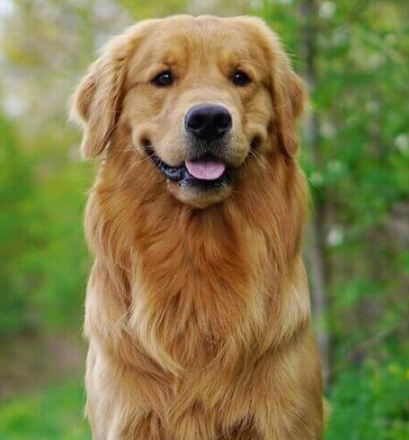
#> input picture lab1/dog.png, 409 x 440 px
$ python lab1.py
#> lines starting #> are read from the running program, lines starting #| are printed output that depends on the picture
import cv2
import matplotlib.pyplot as plt
import numpy as np

# Color Processing
image = cv2.imread('dog.png')
#> image is the input picture: shape (440, 409, 3); mean B, G, R 71.3, 122.1, 128.8

# 1. Single Channel Extraction
B, G, R = cv2.split(image)
plt.figure(figsize=(10, 3))
plt.subplot(1, 3, 1)
plt.title('Red Channel')
plt.imshow(R, cmap='gray')
plt.subplot(1, 3, 2)
plt.title('Green Channel')
plt.imshow(G, cmap='gray')
plt.subplot(1, 3, 3)
plt.title('Blue Channel')
plt.imshow(B, cmap='gray')
plt.savefig('singleChannelExtraction.png')
plt.show()

# 2. Color Representation
zeroes = np.zeros_like(R)
red_image = cv2.merge([zeroes, zeroes, R])
green_image = cv2.merge([zeroes, G, zeroes])
blue_image = cv2.merge([B, zeroes, zeroes])
plt.figure(figsize=(10, 3))
plt.subplot(1, 3, 1)
plt.title('Red')
plt.imshow(cv2.cvtColor(red_image, cv2.COLOR_BGR2RGB))
plt.subplot(1, 3, 2)
plt.title('Green')
plt.imshow(cv2.cvtColor(green_image, cv2.COLOR_BGR2RGB))
plt.subplot(1, 3, 3)
plt.title('Blue')
plt.imshow(cv2.cvtColor(blue_image, cv2.COLOR_BGR2RGB))
plt.savefig('colorRepresentation.png')
plt.show()

# 3. HSV Channel Extraction
hsv_image = cv2.cvtColor(image, cv2.COLOR_BGR2HSV)
#> hsv_image: shape (440, 409, 3); mean H, S, V 30.1, 131.2, 141.3
H, S, V = cv2.split(hsv_image)
plt.figure(figsize=(10, 3))
plt.subplot(1, 3, 1)
plt.title('Hue Channel')
plt.imshow(H, cmap='gray')
plt.subplot(1, 3, 2)
plt.title('Saturation Channel')
plt.imshow(S, cmap='gray')
plt.subplot(1, 3, 3)
plt.title('Value Channel')
plt.imshow(V, cmap='gray')
plt.savefig('hsvChannelExtraction.png')
plt.show()

# 4. Saturation Adjustment
def adjust_saturation(scaling_factor):
    S_scaled = np.clip(S * scaling_factor, 0, 255).astype(np.uint8)
    hsv_adjusted = cv2.merge([H, S_scaled, V])
    img_adjusted = cv2.cvtColor(hsv_adjusted, cv2.COLOR_HSV2BGR)
    return img_adjusted

factors = [0.01, 0.26, 0.46]
plt.figure(figsize=(10, 3))
for i, factor in enumerate(factors):
    plt.subplot(1, 3, i+1)
    plt.title(f'Saturation x {factor}')
    adjusted_image = adjust_saturation(factor)
    plt.imshow(cv2.cvtColor(adjusted_image, cv2.COLOR_BGR2RGB))
#> this loop made 3 passes
#> pass 1, in adjust_saturation, `S_scaled = np.clip(S * scaling_factor, 0, 255).astype(np.uint8)`:
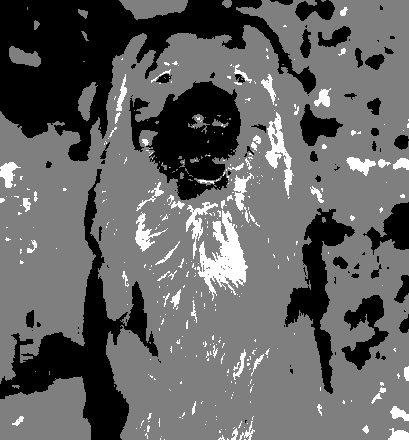
#> S_scaled: shape (440, 409); min 0, max 2, mean 0.782; drawn with min black and max white
#> after the loop:
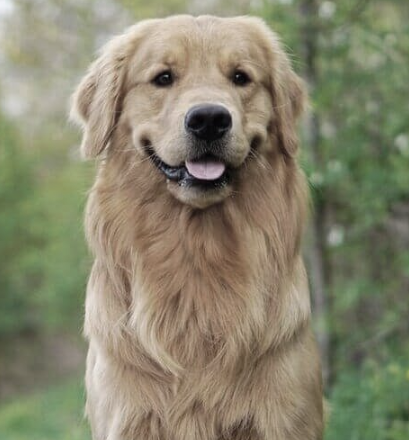
#> adjusted_image: shape (440, 409, 3); mean B, G, R 108.9, 132.3, 135.4
plt.savefig('saturationAdjustment.png')
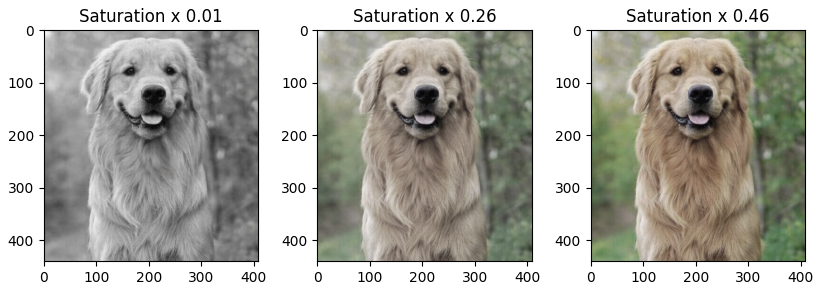
#> figure drawn by matplotlib, 3 panels
plt.show()

# Image Algebra Addition
I1 = cv2.imread('plane.png', cv2.IMREAD_GRAYSCALE)
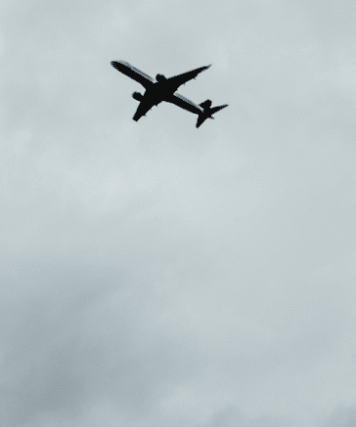
#> input picture lab1/plane.png, 356 x 427 px
#> I1: shape (427, 356); min 13, max 219, mean 195
I2 = cv2.imread('car.png', cv2.IMREAD_GRAYSCALE)
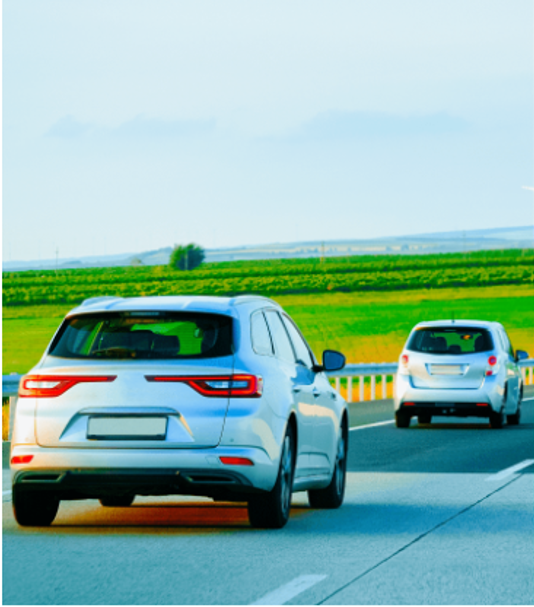
#> input picture lab1/car.png, 534 x 607 px
#> I2: shape (607, 534); min 0, max 255, mean 167.4

if I1 is not None and I2 is not None:
    if I1.shape != I2.shape:
        I2 = cv2.resize(I2, (I1.shape[1], I1.shape[0]))
#> I2: shape (427, 356)

    # 1. Image Addition
    Iadd = cv2.add(I1, I2)
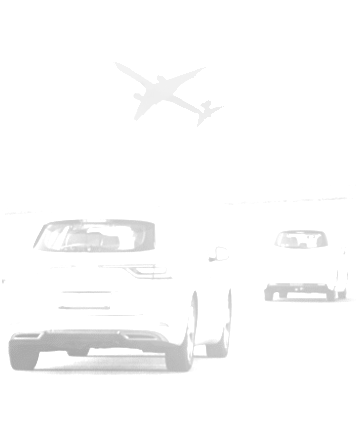
#> Iadd: shape (427, 356); min 167, max 255, mean 251.1
    plt.imshow(Iadd, cmap='gray')
    plt.title('Image Addition')
    plt.savefig('imageAddition.png')
    plt.show()

    # 2. Alpha Blending
    alpha = 0.5
    Ialpha = cv2.addWeighted(I1, alpha, I2, 1 - alpha, 0)
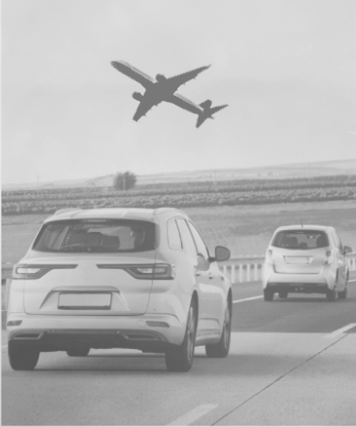
#> Ialpha: shape (427, 356); min 84, max 232, mean 181.2
    plt.imshow(Ialpha, cmap='gray')
    plt.title('Alpha Blending (α = 0.5)')
    plt.savefig('alphaBlending.png')
    plt.show()
